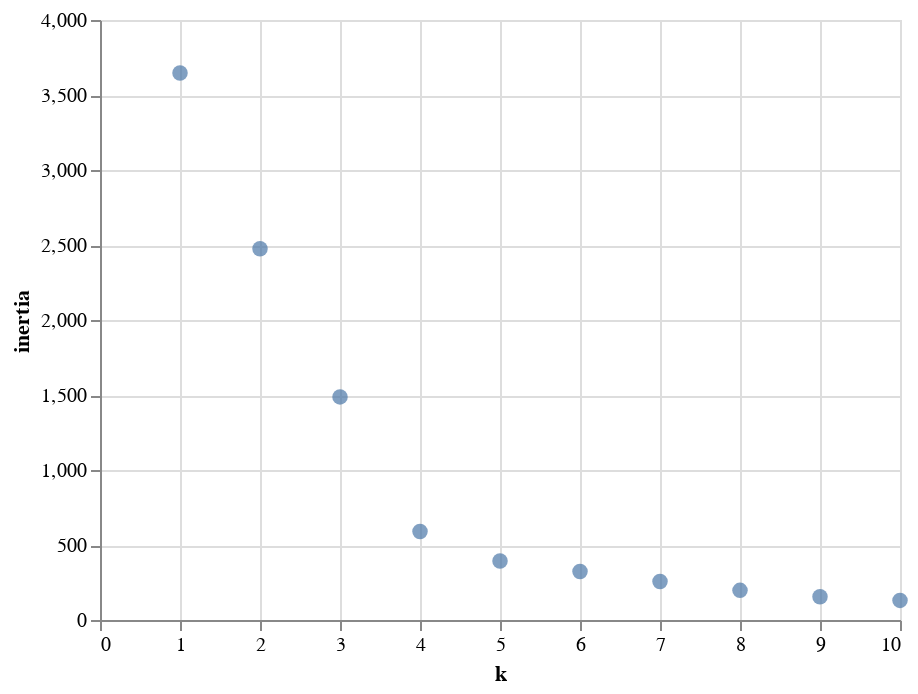

Notebook code for this chart:
### Code cell
# Altair Elbow curve

fig0 = altair.Chart(df_elbow).mark_circle(size=60).encode(
    x="k",
    y="inertia"
)

fig0.display()

### Figure 1 — Vega-Lite specification as saved in the notebook (floating-point values rounded to 4 significant figures)
{"config": {"view": {"continuousWidth": 400, "continuousHeight": 300}}, "data": {"name": "data-3dde67ff750ae4bacca21132f90b4c6a"}, "mark": {"type": "circle", "size": 60}, "encoding": {"x": {"type": "quantitative", "field": "k"}, "y": {"type": "quantitative", "field": "inertia"}}, "$schema": "https://vega.github.io/schema/vega-lite/v4.8.1.json", "datasets": {"data-3dde67ff750ae4bacca21132f90b4c6a": [{"k": 1, "inertia": 3646.0}, {"k": 2, "inertia": 2474.0}, {"k": 3, "inertia": 1487.0}, {"k": 4, "inertia": 589.8}, {"k": 5, "inertia": 393.9}, {"k": 6, "inertia": 323.0}, {"k": 7, "inertia": 256.9}, {"k": 8, "inertia": 197.6}, {"k": 9, "inertia": 154.8}, {"k": 10, "inertia": 130.8}]}}
